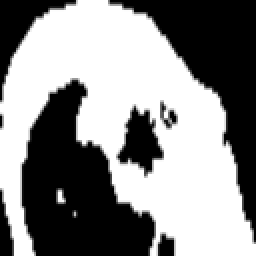
#> input picture hand-detector/hand_images/gesture24.png, 128 x 128 px, given in place of the camera (shown 2 times larger)
$ python hand-detector.py   (older library calls are emulated)
#> lines starting #> are read from the running program, lines starting #| are printed output that depends on the picture
import cv2
import numpy as np
import time

class HandDetector:

    def __init__(self):
        self.background = None
        self.background_frames = 30
        self.calibrate = True
        self.counter = 0
        self.weight = 0.5
        self.camera = cv2.VideoCapture(0)

    def backgroundAvg(self,img):
        if self.background is None:
            self.background = img.copy().astype("float")
            return
        cv2.accumulateWeighted(img, self.background, self.weight)

    def segment(self,img, threshold=25):
        img_diff = cv2.absdiff(self.background.astype("uint8"), img)
        img_thresh = cv2.threshold(img_diff, threshold, 255, cv2.THRESH_BINARY)[1]
        (_, contours, _) = cv2.findContours(img_thresh.copy(), cv2.RETR_EXTERNAL, cv2.CHAIN_APPROX_SIMPLE)
        if len(contours) == 0:
            return
        else:
            img_segment = max(contours, key=cv2.contourArea)
            return (img_thresh, img_segment)

    def getFrame(self,img_thresh, img_segment):
        convex_hull = cv2.convexHull(img_segment)
        min_y = tuple(convex_hull[convex_hull[:, :, 1].argmin()][0])
        max_y = tuple(convex_hull[convex_hull[:, :, 1].argmax()][0])
        min_x   = tuple(convex_hull[convex_hull[:, :, 0].argmin()][0])
        max_x  = tuple(convex_hull[convex_hull[:, :, 0].argmax()][0])
        hand = img_thresh[min_y[1]:min_y[1]+max_x[0]-min_x[0], min_x[0]:max_x[0]]
        if(len(hand) > 50 and len(hand[0]) > 50):
            hand = cv2.resize(hand,(128,128))
            cv2.imwrite("hand_images/gesture" + str(self.counter) + ".png", hand)
            np.save("hand_frames/gesturef" + str(self.counter),hand)
            self.counter += 1
            return hand
        else:
            return None

    def calibrateBackground(self):
        for i in range(self.background_frames):
            _, frame = self.camera.read()
            frame = cv2.flip(frame, 1)
            img_grey = cv2.cvtColor(frame, cv2.COLOR_BGR2GRAY)
            img_grey = cv2.GaussianBlur(img_grey, (7, 7), 0)
            self.backgroundAvg(img_grey)
#> this loop made 30 passes
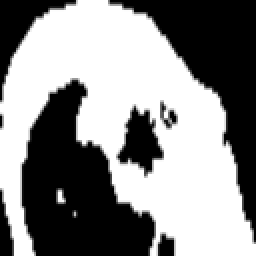
#> input picture hand-detector/hand_images/gesture24.png, 128 x 128 px, given in place of the camera (shown 2 times larger)
#> pass 1, in calibrateBackground, `frame = cv2.flip(frame, 1)`:
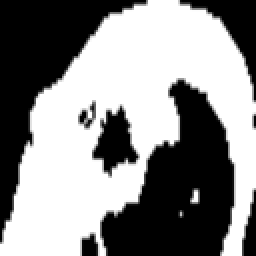
#> frame: shape (128, 128, 3) (shown 2 times larger); min 0, max 255, mean 138.2
#> pass 1, in calibrateBackground, `img_grey = cv2.GaussianBlur(img_grey, (7, 7), 0)`:
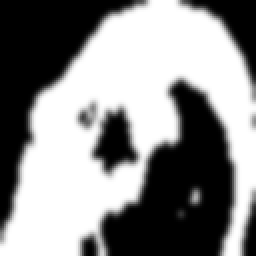
#> img_grey: shape (128, 128) (shown 2 times larger); min 0, max 255, mean 138.3

    def detectHand(self):
        _, frame = self.camera.read()
        frame = cv2.flip(frame, 1)
        img_grey = cv2.cvtColor(frame, cv2.COLOR_BGR2GRAY)
        img_grey = cv2.GaussianBlur(img_grey, (7, 7), 0)
        hand_segment = self.segment(img_grey)
        flag = True
        while(flag):
            if(hand_segment is None):
                (grabbed, frame) = self.camera.read()
                frame = cv2.flip(frame, 1)
                img_grey = cv2.cvtColor(frame, cv2.COLOR_BGR2GRAY)
                img_grey = cv2.GaussianBlur(img_grey, (7, 7), 0)
                hand_segment = self.segment(img_grey)
                continue
            (thresholded, segmented) = hand_segment
            hand = self.getFrame(thresholded, segmented)
            if(hand is None):
                (grabbed, frame) = self.camera.read()
                frame = cv2.flip(frame, 1)
                img_grey = cv2.cvtColor(frame, cv2.COLOR_BGR2GRAY)
                img_grey = cv2.GaussianBlur(img_grey, (7, 7), 0)
                hand_segment = self.segment(img_grey)
                continue
            else:
                return hand

    def closeCamera(self):
        self.camera.release()
        cv2.destroyAllWindows()

h = HandDetector()
h.calibrateBackground()
for i in range(0,10):
    print("fsas")
    time.sleep(3)
    h.detectHand()
    time.sleep(2)
h.closeCamera()
